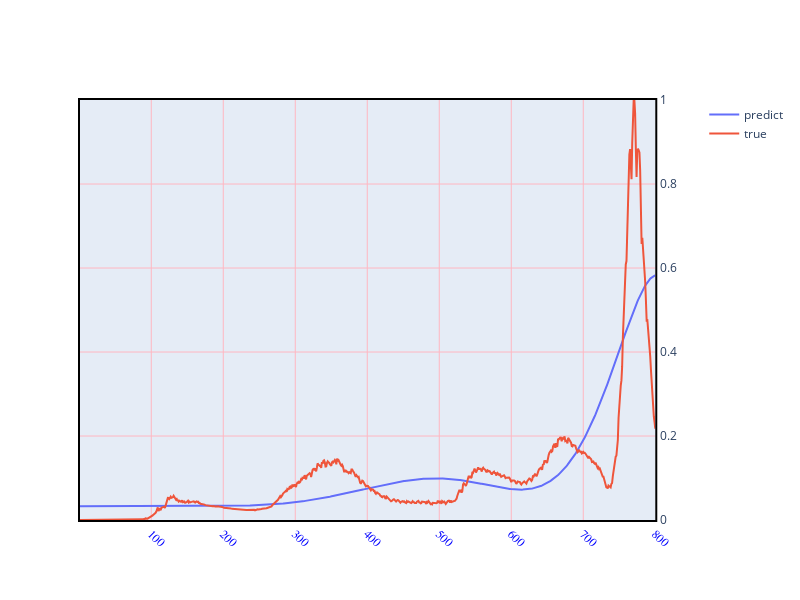

Notebook source saved alongside this figure:
### Code cell
trace1 = go.Scatter(
    x=[i for i in range(1, len(dfc) + 1)],
    y=list(y_pred_lr),
    name='predict',
    yaxis='y2'
)
trace2 = go.Scatter(
    x=xaxis,
    y=list(yaxis),
    name='true',
    yaxis='y2'
)
fig4 = make_subplots(specs=[[{"secondary_y": True}]])
fig4.add_trace(trace1)
fig4.add_trace(trace2, secondary_y=True)
fig4['layout'].update(height=600, width=800, xaxis=dict(
    tickangle=45
))
fig4.update_yaxes(range=[0, 1])
fig4.update_xaxes(showline=True, linewidth=2, linecolor='black', mirror=True, gridcolor='LightPink')
fig4.update_xaxes(tickangle=45, tickfont=dict(family='Rockwell', color='blue', size=12))
fig4.update_yaxes(showline=True, linewidth=2, linecolor='black', mirror=True, gridcolor='LightPink')

### Figure 1 — Plotly figure (JSON) as saved in the notebook; plotly's stock layout.template omitted (floating-point values rounded to 4 significant figures; data arrays with more than 128 entries replaced by an {"elided": "..."} marker saying what was removed)
{"data": [{"name": "predict", "type": "scatter", "x": {"elided": "800 int values"}, "y": {"elided": "800 float values"}, "yaxis": "y2"}, {"name": "true", "type": "scatter", "x": {"elided": "800 int values"}, "xaxis": "x", "y": {"elided": "800 float values"}, "yaxis": "y2"}], "layout": {"height": 600, "width": 800, "xaxis": {"anchor": "y", "domain": [0, 0.94], "gridcolor": "LightPink", "linecolor": "black", "linewidth": 2, "mirror": true, "showline": true, "tickangle": 45, "tickfont": {"color": "blue", "family": "Rockwell", "size": 12}}, "yaxis": {"anchor": "x", "domain": [0, 1], "gridcolor": "LightPink", "linecolor": "black", "linewidth": 2, "mirror": true, "range": [0, 1], "showline": true}, "yaxis2": {"anchor": "x", "gridcolor": "LightPink", "linecolor": "black", "linewidth": 2, "mirror": true, "overlaying": "y", "range": [0, 1], "showline": true, "side": "right"}}}
